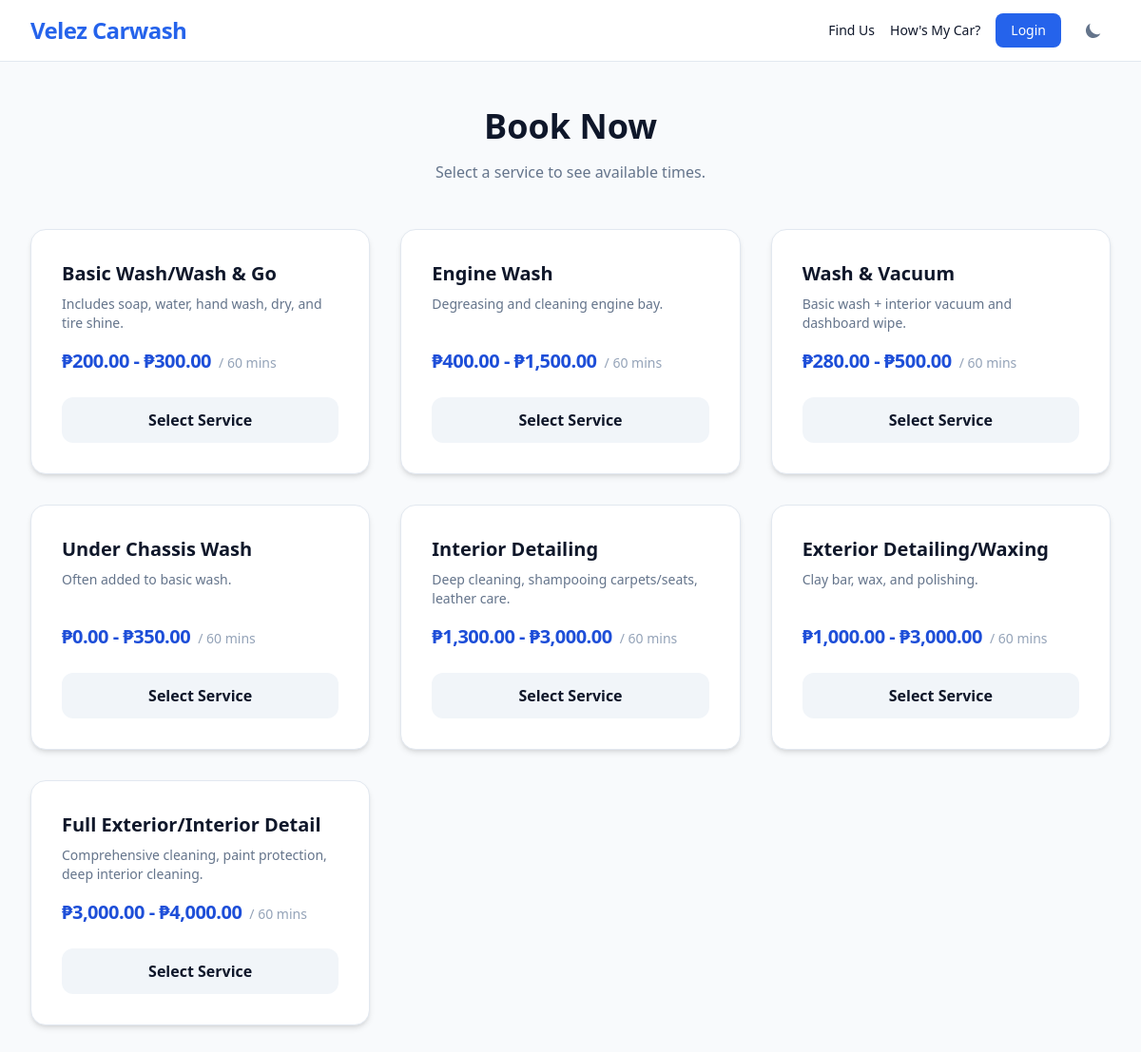
The page / on the database its author committed.
### reservations/models.py (models this page shows, shortened)
class Service(models.Model):
    name = models.CharField(max_length=100)
    description = models.TextField()
    min_price = models.DecimalField(max_digits=7, decimal_places=2, default=0)
    max_price = models.DecimalField(max_digits=7, decimal_places=2, default=0)
    duration_minutes = models.IntegerField(default=60)
    commission_percentage = models.DecimalField(max_digits=5, decimal_places=2, default=20.00)

### reservations/views.py (the view)
# urls.py: path('', views.index, name='index'),
def index(request):
    if request.user.is_authenticated and request.user.is_staff and not request.user.is_superuser:
        return redirect('staff_dashboard')
    services = Service.objects.all()
    return render(request, 'reservations/index.html', {'services': services})

### templates/reservations/index.html
{% extends 'base.html' %}
{% block content %}
{% load humanize %}
<div class="text-center mb-12">
    <h1 class="text-4xl font-extrabold mb-4">Book Now</h1>
    <p class="text-slate-500 dark:text-slate-400">Select a service to see available times.</p>
</div>
<div class="grid md:grid-cols-3 gap-8">
    {% for service in services %}
    <div class="bg-white rounded-2xl shadow-md border border-slate-200 p-8 flex flex-col hover:shadow-md dark:bg-slate-900 dark:border-slate-800 transition">
        <h2 class="text-xl font-bold mb-2">{{ service.name }}</h2>
        <p class="text-slate-500 text-sm mb-4 flex-grow">{{ service.description }}</p>
        <div class="flex items-baseline mb-6">
            <span class="text-xl font-bold tracking-tight text-blue-700">₱{{ service.min_price|intcomma }} - ₱{{ service.max_price|intcomma }}</span>
            <span class="text-slate-400 text-sm ml-2">/ {{ service.duration_minutes }} mins</span>
        </div>
        <a href="{% url 'book_service' service.id %}"
           class="w-full text-center bg-slate-100 text-slate-900 font-semibold py-3 rounded-xl hover:bg-blue-600 hover:text-slate-50
           dark:bg-slate-800 dark:text-slate-50 dark:border-slate-800 dark:hover:bg-blue-600 dark:hover:text-slate-50 transition">
           Select Service
        </a>
    </div>
    {% endfor %}
</div>
{% endblock %}

### templates/base.html (shortened to what this page needs)
<!DOCTYPE html>
<html lang="en">
<head>
    <script src="https://cdn.tailwindcss.com"></script>
</head>
<body class="bg-slate-50 dark:bg-slate-950 text-slate-900 dark:text-slate-100 font-sans transition-colors duration-300">
    <nav class="bg-white dark:bg-slate-900 border-b border-slate-200 dark:border-slate-800 sticky top-0 z-50">
        <div class="max-w-7xl mx-auto px-4 sm:px-6 lg:px-8">
            <div class="flex justify-between h-16 items-center">
                <a href="/" class="text-2xl font-bold text-blue-600 tracking-tight">Velez Carwash</a>
                <div class="hidden sm:flex items-center space-x-4">
                    <a href="{% url 'locator' %}" class="text-sm font-medium dark:text-slate-300 hover:text-blue-600 transition">Find Us</a>
                    <a href="{% url 'check_booking' %}" class="text-sm font-medium dark:text-slate-300 hover:text-blue-600 transition">How's My Car?</a>
                    {% if user.is_authenticated %}
                    <span class="text-sm text-slate-500">Hello, {{ user.username }}</span>
                    {% if user.is_superuser%}
                    <a href="/dashboard/" class="text-sm text-blue-600 dark:text-blue-400 font-bold border-l border-slate-200 dark:border-slate-800 pl-6 transition"><span class="mr-1">🔒️</span> Admin Portal</a>
                    {% endif %}
                    {% if user.is_staff and not user.is_superuser %}
                    <a href="{% url 'staff_dashboard' %}" class="text-sm font-bold text-blue-600 flex items-center">
                        <span class="mr-1">⚡</span> My Jobs
                    </a>
                    {% endif %}
                    <form action="{% url 'logout' %}" method="post" class="inline">
                            {% csrf_token %}
                            <button type="submit" class="text-sm font-medium text-slate-500 hover:text-red-500 transition">Logout</button>
                    </form>
                    {% else %}
                    <a href="{% url 'login' %}" class="text-sm font-medium bg-blue-600 text-white px-4 py-2 rounded-lg hover:bg-blue-700 transition">Login</a>
                    {% endif %}
                    <button id="theme-toggle" class="text-slate-500 dark:text-slate-400 hover:bg-slate-100 dark:hover:bg-slate-800 p-2 rounded-lg text-sm">
                        <svg id="theme-toggle-dark-icon" class="hidden w-5 h-5" fill="currentColor" viewBox="0 0 20 20"><path d="M17.293 13.293A8 8 0 016.707 2.707a8.001 8.001 0 1010.586 10.586z"></path></svg>
                    </button>
                </div>
            </div>
        </div>
    </nav>
    <main class="max-w-7xl mx-auto px-4 sm:px-6 lg:px-8 py-12">
        {% block content %}{% endblock %}
    </main>
</body>
</html>

### rows shown on the page
Service: name "Basic Wash/Wash & Go", description "Includes soap, water, hand wash, dry, and tire shine.", min_price "200.00", max_price "300.00", duration_minutes "60"
Service: name "Engine Wash", description "Degreasing and cleaning engine bay.", min_price "400.00", max_price "1,500.00", duration_minutes "60"
Service: name "Wash & Vacuum", description "Basic wash + interior vacuum and dashboard wipe.", min_price "280.00", max_price "500.00", duration_minutes "60"
Service: name "Under Chassis Wash", description "Often added to basic wash.", min_price "0.00", max_price "350.00", duration_minutes "60"
Service: name "Interior Detailing", description "Deep cleaning, shampooing carpets/seats, leather care.", min_price "1,300.00", max_price "3,000.00", duration_minutes "60"
Service: name "Exterior Detailing/Waxing", description "Clay bar, wax, and polishing.", min_price "1,000.00", max_price "3,000.00", duration_minutes "60"
Service: name "Full Exterior/Interior Detail", description "Comprehensive cleaning, paint protection, deep interior cleaning.", min_price "3,000.00", max_price "4,000.00", duration_minutes "60"
